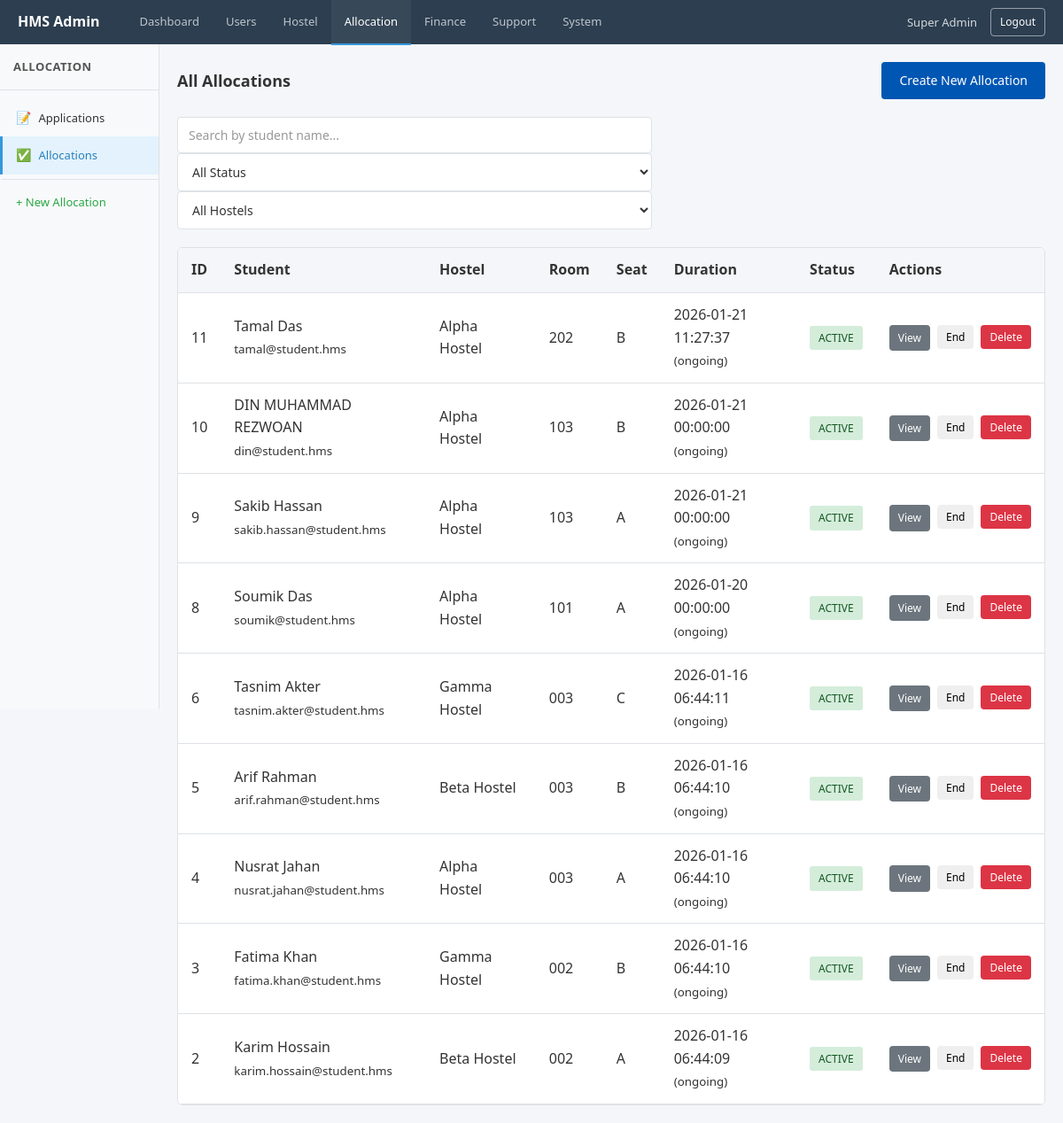
The page /index.php?page=admin_allocations (signed in) on the database its author committed.
### tables this page shows
CREATE TABLE `allocations` (
  `id` bigint UNSIGNED NOT NULL,
  `student_user_id` bigint UNSIGNED NOT NULL,
  `seat_id` bigint UNSIGNED NOT NULL,
  `hostel_id` bigint UNSIGNED NOT NULL,
  `start_date` datetime NOT NULL,
  `end_date` datetime DEFAULT NULL,
  `status` enum('ACTIVE','ENDED') NOT NULL DEFAULT 'ACTIVE',
  `created_by_manager_user_id` bigint UNSIGNED NOT NULL,
  `created_at` datetime NOT NULL DEFAULT CURRENT_TIMESTAMP,
  `student_active_flag` tinyint GENERATED ALWAYS AS (if((`status` = _utf8mb4'ACTIVE'),1,NULL)) STORED,
  `seat_active_flag` tinyint GENERATED ALWAYS AS (if((`status` = _utf8mb4'ACTIVE'),1,NULL)) STORED
);

CREATE TABLE `users` (
  `id` bigint UNSIGNED NOT NULL,
  `name` varchar(100) NOT NULL,
  `email` varchar(191) NOT NULL,
  `phone` varchar(30) DEFAULT NULL,
  `password_hash` varchar(255) NOT NULL,
  `status` enum('ACTIVE','INACTIVE','LOCKED') NOT NULL DEFAULT 'ACTIVE',
  `created_at` datetime NOT NULL DEFAULT CURRENT_TIMESTAMP,
  `updated_at` datetime NOT NULL DEFAULT CURRENT_TIMESTAMP ON UPDATE CURRENT_TIMESTAMP,
  `last_login_at` datetime DEFAULT NULL
);

CREATE TABLE `hostels` (
  `id` bigint UNSIGNED NOT NULL,
  `name` varchar(120) NOT NULL,
  `code` varchar(50) NOT NULL,
  `address` text,
  `status` enum('ACTIVE','INACTIVE') NOT NULL DEFAULT 'ACTIVE',
  `created_at` datetime NOT NULL DEFAULT CURRENT_TIMESTAMP,
  `updated_at` datetime NOT NULL DEFAULT CURRENT_TIMESTAMP ON UPDATE CURRENT_TIMESTAMP
);

CREATE TABLE `rooms` (
  `id` bigint UNSIGNED NOT NULL,
  `floor_id` bigint UNSIGNED NOT NULL,
  `room_type_id` bigint UNSIGNED NOT NULL,
  `room_no` varchar(30) NOT NULL,
  `capacity` int NOT NULL,
  `status` enum('ACTIVE','MAINTENANCE','INACTIVE') NOT NULL DEFAULT 'ACTIVE',
  `created_at` datetime NOT NULL DEFAULT CURRENT_TIMESTAMP
);

CREATE TABLE `seats` (
  `id` bigint UNSIGNED NOT NULL,
  `room_id` bigint UNSIGNED NOT NULL,
  `seat_label` varchar(20) NOT NULL,
  `status` enum('ACTIVE','INACTIVE') NOT NULL DEFAULT 'ACTIVE'
);

### app/Views/Admin/AllocationView.php (the view, shortened to what the rows shown need)
<!DOCTYPE html>
<html lang="en">
<head>
    <link rel="stylesheet" href="public/assets/css/style.css">
    <link rel="stylesheet" href="app/Views/Admin/css/admin.css">
    <link rel="stylesheet" href="app/Views/Admin/css/AllocationView.css">
</head>
<body>
    <div class="admin-layout">
        <main class="admin-main">
            <div class="admin-content">
                <?php if ($action === 'add'): ?>
                    <?php
                    $preSelectedStudentId = isset($_GET['student_id']) ? (int)$_GET['student_id'] : 0;
                    $preSelectedHostelId = isset($_GET['hostel_id']) ? (int)$_GET['hostel_id'] : 0;
                    $preSelectedAppId = isset($_GET['app_id']) ? (int)$_GET['app_id'] : 0;
                    ?>
                    <div class="breadcrumb">
                        <a href="index.php?page=admin_allocations">Allocations</a>
                        <span>/</span>
                        <span class="current">Create New Allocation</span>
                    </div>
                    <div class="form-card">
                        <h3>Allocate Seat to Student</h3>
                        <p class="form-hint" style="margin-bottom: 15px; color: #666;">
                            <strong>Note:</strong> Only students with <span class="badge badge-success">APPROVED</span> applications
                            who don't have active allocations are shown.
                        </p>
                        <form action="index.php?page=admin_allocations" method="POST" id="allocationForm">
                            <input type="hidden" name="form_action" value="create_allocation">
                            <input type="hidden" id="application_id" name="application_id" value="<?php echo $preSelectedAppId; ?>">
                            <input type="hidden" id="hostel_id_hidden" name="hostel_id" value="<?php echo $preSelectedHostelId; ?>">
                            <div class="form-group">
                                <label for="student_id">Student <span class="required">*</span></label>
                                <select id="student_id" name="student_id" class="form-control" required>
                                    <option value="">-- Select a Student --</option>
                                </select>
                                <span class="form-hint">Shows students with approved applications who don't have active allocations</span>
                            </div>
                            <div id="applicationInfo" class="alert alert-info" style="display: none; margin-bottom: 15px;">
                                <strong>Application Details:</strong>
                                <div id="appInfoContent"></div>
                            </div>
                            <div class="form-row">
                                <div class="form-group">
                                    <label for="hostel_id">Hostel <span class="required">*</span></label>
                                    <select id="hostel_id" name="hostel_id" class="form-control" required disabled>
                                        <option value="">Select a student first</option>
                                        <?php if (!empty($data['hostels'])): ?>
                                            <?php foreach ($data['hostels'] as $hostel): ?>
                                                <option value="<?php echo (int)$hostel['id']; ?>">
                                                    <?php echo htmlspecialchars($hostel['name']); ?>
                                                </option>
                                            <?php endforeach; ?>
                                        <?php endif; ?>
                                    </select>
                                    <span class="form-hint">Auto-selected from approved application</span>
                                </div>
                                <div class="form-group">
                                    <label for="floor_id">Floor <span class="required">*</span></label>
                                    <select id="floor_id" name="floor_id" class="form-control" required disabled>
                                        <option value="">Select Floor</option>
                                    </select>
                                </div>
                            </div>
                            <div class="form-row">
                                <div class="form-group">
                                    <label for="room_id">Room <span class="required">*</span></label>
                                    <select id="room_id" name="room_id" class="form-control" required disabled>
                                        <option value="">Select Room</option>
                                    </select>
                                </div>
                                <div class="form-group">
                                    <label for="seat_id">Seat <span class="required">*</span></label>
                                    <select id="seat_id" name="seat_id" class="form-control" required disabled>
                                        <option value="">Select Seat</option>
                                    </select>
                                    <span class="form-hint" id="seatHint">Only available seats will be shown</span>
                                </div>
                            </div>
                            <div class="form-row">
                                <div class="form-group">
                                    <label for="start_date">Start Date <span class="required">*</span></label>
                                    <input type="date" id="start_date" name="start_date" class="form-control" required value="<?php echo date('Y-m-d'); ?>">
                                </div>
                                <div class="form-group">
                                    <label for="end_date">End Date</label>
                                    <input type="date" id="end_date" name="end_date" class="form-control">
                                    <span class="form-hint">Leave empty for ongoing allocation</span>
                                </div>
                            </div>
                            <div class="form-actions">
                                <button type="submit" class="btn btn-primary" id="submitBtn" disabled>Create Allocation</button>
                                <a href="index.php?page=admin_allocations" class="btn btn-secondary">Cancel</a>
                            </div>
                        </form>
                    </div>
                    <script>
                        // Pre-selected values from URL (set by PHP)
                        const preSelectedStudentId = <?php echo $preSelectedStudentId; ?>;
                        const preSelectedHostelId = <?php echo $preSelectedHostelId; ?>;
                        const preSelectedAppId = <?php echo $preSelectedAppId; ?>;
                    </script>
                <?php else: ?>
                    <div class="page-header">
                        <h2>All Allocations</h2>
                    </div>
                    <div class="table-card">
                        <div class="table-responsive">
                            <table class="table" id="allocationsTable">
                                <thead>
                                    <tr>
                                        <th>ID</th>
                                        <th>Student</th>
                                        <th>Hostel</th>
                                        <th>Room</th>
                                        <th>Seat</th>
                                        <th>Duration</th>
                                        <th>Status</th>
                                        <th>Actions</th>
                                    </tr>
                                </thead>
                                <tbody>
                                    <?php if (!empty($data['allocations'])): ?>
                                        <?php foreach ($data['allocations'] as $alloc): ?>
                                            <tr data-id="<?php echo (int)$alloc['id']; ?>">
                                                <td><?php echo (int)$alloc['id']; ?></td>
                                                <td>
                                                    <?php echo htmlspecialchars($alloc['student_name'] ?? ''); ?><br>
                                                    <small><?php echo htmlspecialchars($alloc['student_email'] ?? ''); ?></small>
                                                </td>
                                                <td><?php echo htmlspecialchars($alloc['hostel_name'] ?? ''); ?></td>
                                                <td><?php echo htmlspecialchars($alloc['room_no'] ?? ''); ?></td>
                                                <td><?php echo htmlspecialchars($alloc['seat_label'] ?? ''); ?></td>
                                                <td>
                                                    <?php echo htmlspecialchars($alloc['start_date'] ?? ''); ?><br>
                                                    <?php if (!empty($alloc['end_date'])): ?>
                                                        to <?php echo htmlspecialchars($alloc['end_date']); ?>
                                                    <?php else: ?>
                                                        <small>(ongoing)</small>
                                                    <?php endif; ?>
                                                </td>
                                                <td>
                                                    <?php
                                                    $status = $alloc['status'] ?? '';
                                                    $statusClass = 'badge-warning';
                                                    if ($status === 'ACTIVE') $statusClass = 'badge-success';
                                                    elseif ($status === 'ENDED') $statusClass = 'badge-secondary';
                                                    ?>
                                                    <span class="badge <?php echo $statusClass; ?>">
                                                        <?php echo htmlspecialchars($status); ?>
                                                    </span>
                                                </td>
                                                <td>
                                                    <div class="action-btns">
                                                        <a href="index.php?page=admin_allocations&action=view&id=<?php echo (int)$alloc['id']; ?>" class="btn btn-sm btn-secondary">View</a>
                                                        <?php if ($status === 'ACTIVE'): ?>
                                                            <form method="POST" action="index.php?page=admin_allocations" style="display:inline;" onsubmit="return confirm('Are you sure you want to end this allocation?');">
                                                                <button type="submit" class="btn btn-sm btn-warning">End</button>
                                                            </form>
                                                        <?php endif; ?>
                                                        <form method="POST" action="index.php?page=admin_allocations" style="display:inline;" onsubmit="return confirm('Are you sure you want to delete this allocation?');">
                                                            <button type="submit" class="btn btn-sm btn-danger">Delete</button>
                                                        </form>
                                                    </div>
                                                </td>
                                            </tr>
                                        <?php endforeach; ?>
                                    <?php else: ?>
                                        <tr>
                                            <td colspan="8" class="empty-state">No allocations found</td>
                                        </tr>
                                    <?php endif; ?>
                                </tbody>
                            </table>
                        </div>
                    </div>
                <?php endif; ?>
            </div>
        </main>
    </div>
</body>
</html>

### rows shown on the page
allocations: id "11", student_user.name "Tamal Das", student_user.email "tamal@student.hms", hostel.name "Alpha Hostel", rooms.room_no "202", seat.seat_label "B", start_date "2026-01-21 11:27:37", shows "(ongoing)", status "ACTIVE"
allocations: id "10", student_user.name "DIN MUHAMMAD REZWOAN", student_user.email "din@student.hms", hostel.name "Alpha Hostel", rooms.room_no "103", seat.seat_label "B", start_date "2026-01-21 00:00:00", shows "(ongoing)", status "ACTIVE"
allocations: id "9", student_user.name "Sakib Hassan", student_user.email "sakib.hassan@student.hms", hostel.name "Alpha Hostel", rooms.room_no "103", seat.seat_label "A", start_date "2026-01-21 00:00:00", shows "(ongoing)", status "ACTIVE"
allocations: id "8", student_user.name "Soumik Das", student_user.email "soumik@student.hms", hostel.name "Alpha Hostel", rooms.room_no "101", seat.seat_label "A", start_date "2026-01-20 00:00:00", shows "(ongoing)", status "ACTIVE"
allocations: id "6", student_user.name "Tasnim Akter", student_user.email "tasnim.akter@student.hms", hostel.name "Gamma Hostel", rooms.room_no "003", seat.seat_label "C", start_date "2026-01-16 06:44:11", shows "(ongoing)", status "ACTIVE"
allocations: id "5", student_user.name "Arif Rahman", student_user.email "arif.rahman@student.hms", hostel.name "Beta Hostel", rooms.room_no "003", seat.seat_label "B", start_date "2026-01-16 06:44:10", shows "(ongoing)", status "ACTIVE"
allocations: id "4", student_user.name "Nusrat Jahan", student_user.email "nusrat.jahan@student.hms", hostel.name "Alpha Hostel", rooms.room_no "003", seat.seat_label "A", start_date "2026-01-16 06:44:10", shows "(ongoing)", status "ACTIVE"
allocations: id "3", student_user.name "Fatima Khan", student_user.email "fatima.khan@student.hms", hostel.name "Gamma Hostel", rooms.room_no "002", seat.seat_label "B", start_date "2026-01-16 06:44:10", shows "(ongoing)", status "ACTIVE"
allocations: id "2", student_user.name "Karim Hossain", student_user.email "karim.hossain@student.hms", hostel.name "Beta Hostel", rooms.room_no "002", seat.seat_label "A", start_date "2026-01-16 06:44:09", shows "(ongoing)", status "ACTIVE"

### other values the page prints
$_SESSION['user_name'] "Super Admin"
$sidebarTitle "ALLOCATION"
$link['icon'] "📝"
$link['label'] "Applications"
$link['icon'] "✅"
$link['label'] "Allocations"
$link['label'] "+ New Allocation"
